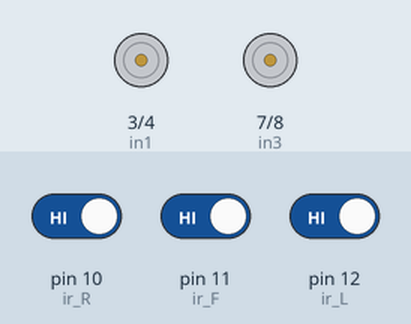
Simulated run of this sketch. Board: Arduino Uno, built with avr-gcc and run on an emulated ATmega328P. Shown: motor-driver pin pairs drawn as motors (green arrow = first pin HIGH = forward, orange = second pin HIGH = backward, longer = more drive, scaled by the enable pin). The test bench sets the inputs (shaded band); at power-on: pin 10 (ir_R) HIGH, pin 11 (ir_F) HIGH, pin 12 (ir_L) HIGH.

Above: at 1.2 s.
1.3 s: pin 10 (ir_R) driven LOW
At 2.0 s:
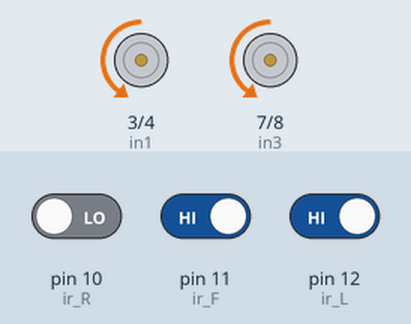
2.8 s: pin 11 (ir_F) driven LOW
At 3.2 s:
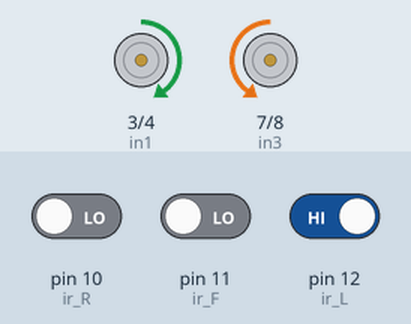
4.3 s: pin 11 (ir_F) driven HIGH
At 5.5 s:
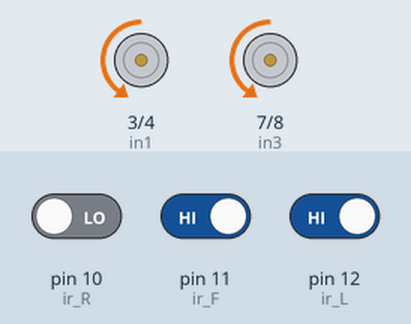
5.8 s: pin 10 (ir_R) driven HIGH
At 6.7 s:
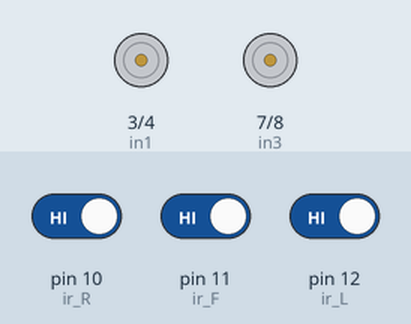
7.3 s: pin 12 (ir_L) driven LOW
At 7.8 s:
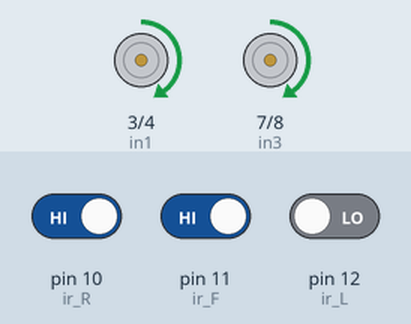
Timing chart, 0 to 9.8 s (numbered marks = the images above; inputs shaded):
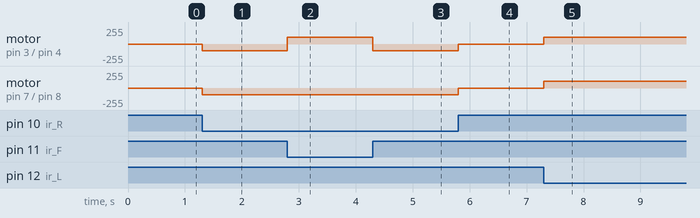

Measured:
- after the input at 1.3 s, motor on pin 3 (in1) / pin 4 (in2), motor on pin 7 (in3) / pin 8 (in4): stopped → backward 100/255 at once
- after the input at 2.8 s, motor on pin 3 (in1) / pin 4 (in2): backward 100/255 → forward 100/255 at once
- after the input at 4.3 s, motor on pin 3 (in1) / pin 4 (in2): forward 100/255 → backward 100/255 at once
- after the input at 5.8 s, motor on pin 3 (in1) / pin 4 (in2), motor on pin 7 (in3) / pin 8 (in4): backward 100/255 → stopped at once
- after the input at 7.3 s, motor on pin 3 (in1) / pin 4 (in2), motor on pin 7 (in3) / pin 8 (in4): stopped → forward 100/255 at once

The sketch:

Object_Follower.ino
```cpp
//Aslam Hpssain YT:
//Facebook:
//Do Subscribe

//Right Motor Pin Define
#define enA 5
#define in1 3
#define in2 4

//Left Motor Pin Define
#define in3 7
#define in4 8
#define enB 6

//Define the IR Signal Pin Connected to arduino
#define ir_L 12
#define ir_F 11
#define ir_R 10

int Speed = 100; // Write The Duty Cycle 0 to 255 Enable for Motor Speed

int L_s, F_s, R_s; //Declared Variable to store the state of ir sensors


void setup(){ // put your setup code here, to run once

pinMode(ir_R, INPUT);// declare fire sensor pin as input
pinMode(ir_F, INPUT);// declare fire sensor pin as input
pinMode(ir_L, INPUT);// declare fire sensor pin as input

pinMode(enA, OUTPUT); // declare as output for L298 Pin enA
pinMode(in1, OUTPUT); // declare as output for L298 Pin in1
pinMode(in2, OUTPUT); // declare as output for L298 Pin in2
pinMode(in3, OUTPUT); // declare as output for L298 Pin in3
pinMode(in4, OUTPUT); // declare as output for L298 Pin in4
pinMode(enB, OUTPUT); // declare as output for L298 Pin enB

analogWrite(enA, Speed); // Write The Duty Cycle 0 to 255 Enable Pin A for Motor1 Speed
analogWrite(enB, Speed); // Write The Duty Cycle 0 to 255 Enable Pin B for Motor2 Speed
}

void loop() {
sensorReading();
execute_Operation();
}


void sensorReading() {
  R_s = digitalRead(ir_R); //store the state of right sensor
  F_s = digitalRead(ir_F); //store the state of front sensor
  L_s = digitalRead(ir_L); //store the state of left sensor
}

void execute_Operation() {

if(F_s == 0) { forword(); }

else if(R_s == 0) { turnRight(); }

else if(L_s == 0) { turnLeft(); }

else if(L_s == 0 && F_s == 0) { turnLeft(); }

else if(R_s == 0 && F_s == 0) { turnRight(); }

else if(F_s == 0 && R_s == 0 && L_s == 0) { forword(); }

else { Stop(); }

}


//Functions for operating the motors
//______________________________________________

void forword(){  //forword
digitalWrite(in1, HIGH); //Right Motor forword Pin
digitalWrite(in2, LOW);  //Right Motor backword Pin
digitalWrite(in3, LOW);  //Left Motor backword Pin
digitalWrite(in4, HIGH); //Left Motor forword Pin
}

void backword(){ //backword
digitalWrite(in1, LOW);  //Right Motor forword Pin
digitalWrite(in2, HIGH); //Right Motor backword Pin
digitalWrite(in3, HIGH); //Left Motor backword Pin
digitalWrite(in4, LOW);  //Left Motor forword Pin
}

void turnRight(){ //turnRight
digitalWrite(in1, LOW);  //Right Motor forword Pin
digitalWrite(in2, HIGH); //Right Motor backword Pin
digitalWrite(in3, LOW);  //Left Motor backword Pin
digitalWrite(in4, HIGH); //Left Motor forword Pin
}

void turnLeft(){ //turnLeft
digitalWrite(in1, HIGH); //Right Motor forword Pin
digitalWrite(in2, LOW);  //Right Motor backword Pin
digitalWrite(in3, HIGH); //Left Motor backword Pin
digitalWrite(in4, LOW);  //Left Motor forword Pin
}

void Stop(){ //stop
digitalWrite(in1, LOW); //Right Motor forword Pin
digitalWrite(in2, LOW); //Right Motor backword Pin
digitalWrite(in3, LOW); //Left Motor backword Pin
digitalWrite(in4, LOW); //Left Motor forword Pin
}
```
